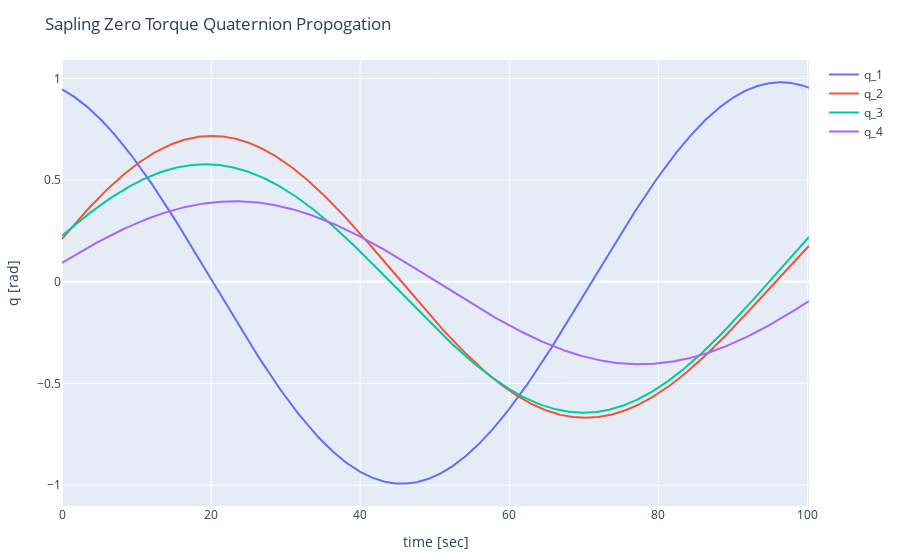

Notebook code cell kept with this figure:
### Code cell
euler_angle_initial = [0.3, 0.4, 0.5] # rad
quaternion_initial = Euler321_2_Quat(euler_angle_initial)
# define initial orbital conditions
orbit_inital_keplarian = KeplarianOrbit(
                2000.e3 + R_e,
                0.001,
                deg2rad(20),
                deg2rad(0.001),
                deg2rad(0.001),
                deg2rad(0)
                )
# convert to equinoctial
orbit_initial_equinoctial = Keplarian2Equinoctial(orbit_inital_keplarian)
orbit_initial = [orbit_initial_equinoctial.p,
                orbit_initial_equinoctial.f,
                orbit_initial_equinoctial.g,
                orbit_initial_equinoctial.h,
                orbit_initial_equinoctial.k,
                orbit_initial_equinoctial.L]

# propogate using RK45
time_initial = 0. # sec
time_end = time_initial + 100. # stop integrator after 500 sec
step_size = 0.1 # sec
ω_history_sapling = [ω_0]
quaternion_history_sapling = [quaternion_initial]
error_history_ω_sapling = [[0.,0.,0.]]
error_history_quaternion_sapling = [[0.,0.,0.]]
orbit_history = [orbit_initial]
error_history_orbit = [[0.,0.,0.,0.,0.,0.]]
time_history = [time_initial]

time = time_initial
print("Starting integration...\n")
EulerEquationsZeroTorque_sapling(ω, time) = EulerEquationsZeroTorque(ω, time, I_sapling)
while time < time_end
    global time = time_history[end]
    # angular velocity numerical integration
    ω_sapling = ω_history_sapling[end]
    ω_new_sapling, error_ω_sapling = RK45(ω_sapling, time, step_size, EulerEquationsZeroTorque_sapling)
    # quaternion numerical integration
    QuaternionKinematics_ω(q, time) = QuaternionKinematics(q, time, ω = ω_sapling)
    quaternion_sapling = quaternion_history_sapling[end]
    quaternion_new_sapling, error_quaternion_sapling = RK45(quaternion_sapling, time, step_size, QuaternionKinematics_ω)
    # equinoctial orbit numerical integration
    orbit = orbit_history[end]
    orbit_new, error = RK45(orbit, time, step_size, GaussVariationalEquationsEquinoctial)
    push!(orbit_history, orbit_new)
    push!(error_history_orbit, error)
    
    # push results
    push!(time_history, time + step_size)
    
    push!(ω_history_sapling, ω_new_sapling)
    push!(error_history_ω_sapling, error_ω_sapling)
    
    push!(quaternion_history_sapling, normalize!(quaternion_new_sapling))
    push!(error_history_quaternion_sapling, error_quaternion_sapling) 
end
print("Integration finished!\n")

# plot numerical integration outputs
q_1_vs_time = scatter(x=time_history, y=getindex.(quaternion_history_sapling,1), mode="lines", name="q_1")
q_2_vs_time = scatter(x=time_history, y=getindex.(quaternion_history_sapling,2), mode="lines", name="q_2")
q_3_vs_time =scatter(x=time_history, y=getindex.(quaternion_history_sapling,3), mode="lines", name="q_3")
q_4_vs_time =scatter(x=time_history, y=getindex.(quaternion_history_sapling,4), mode="lines", name="q_4")
layout = Layout(title="Sapling Zero Torque Quaternion Propogation", xaxis_title="time [sec]", yaxis_title="q [rad]")

plot([q_1_vs_time, q_2_vs_time, q_3_vs_time, q_4_vs_time],layout)

### Figure 1 — Plotly figure (JSON) as saved in the notebook; plotly's stock layout.template omitted (floating-point values rounded to 4 significant figures; data arrays with more than 128 entries replaced by an {"elided": "..."} marker saying what was removed)
{"data": [{"mode": "lines", "name": "q_1", "type": "scatter", "x": {"elided": "1003 float values"}, "y": {"elided": "1003 float values"}}, {"mode": "lines", "name": "q_2", "type": "scatter", "x": {"elided": "1003 float values"}, "y": {"elided": "1003 float values"}}, {"mode": "lines", "name": "q_3", "type": "scatter", "x": {"elided": "1003 float values"}, "y": {"elided": "1003 float values"}}, {"mode": "lines", "name": "q_4", "type": "scatter", "x": {"elided": "1003 float values"}, "y": {"elided": "1003 float values"}}], "layout": {"margin": {"b": 50, "l": 50, "r": 50, "t": 60}, "title": "Sapling Zero Torque Quaternion Propogation", "xaxis": {"title": {"text": "time [sec]"}}, "yaxis": {"title": {"text": "q [rad]"}}}}
